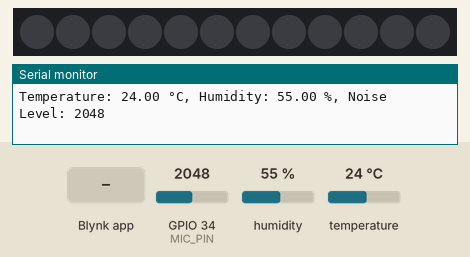
Simulated run of this sketch. Board: ESP32. On the bench: 12 RGB LEDs in strip order, left to right, the last lines printed to the serial monitor. The test bench sets the inputs (shaded band); at power-on: GPIO 34 (MIC_PIN) = 2048, humidity 55 %, temperature 24 °C. WiFi joins after 1.5 s; servers stay silent unless stated.

Above: at 3.0 s.
3.1 s: Blynk app writes 1 to V4
At 4.2 s:
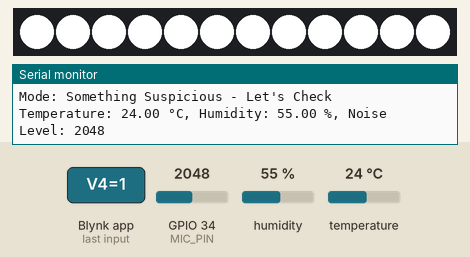
4.6 s: Blynk app writes 0 to V4
At 5.4 s:
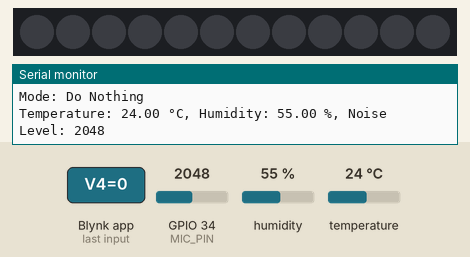
Timing chart, 0 to 7.6 s (numbered marks = the images above; inputs shaded):
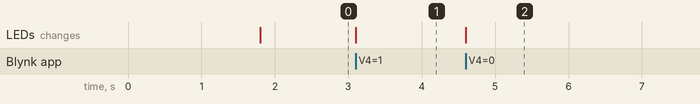

Measured:
- after the input at 3.1 s, the LEDs: change at once (image 1)
- after the input at 4.6 s, the LEDs: change at once (image 2)

The sketch:

Security_Box.ino
```cpp
/*
 *
 * Aquiring and Manifesting Sensoric Data
 *
  Security Box

This sketch is designed to monitor a smart home environment using an ESP32.
It reads data from a DHT22 sensor for temperature and humidity,
a microphone for noise levels, and controls a LED strip and speaker based on the sensor readings.
The system can be remotely controlled via the Blynk app.

  The circuit:
  * DHT22 sensor attached to pin 16
  * Microphone module attached to pin 34 (analog input)
  * LED strip (Neopixel) attached to pin 18
  * Speaker attached to pin 26

  Video link: https://www.youtube.com/watch?v=JnvoE2-8a28
  Created By:
  Oren Savich 207610668
  Rotem Peled 206463572
*/

#define BLYNK_TEMPLATE_ID           "TMPL6dYY_ps9I"
#define BLYNK_TEMPLATE_NAME         "Smart Home Monitor"
#define BLYNK_AUTH_TOKEN            "e7ksGpMNFkDH76EaV94XtTOZec7w7Zvi"

#define BLYNK_PRINT Serial

#include <WiFi.h>
#include <BlynkSimpleEsp32.h>
#include <DHT.h>
#include <Adafruit_NeoPixel.h>
#include <Adafruit_Sensor.h> // Include the Adafruit Unified Sensor library

char ssid[] = "RUNI-Wireless"; // Replace with your WiFi SSID
char pass[] = ""; // Replace with your WiFi Password

//char ssid[] = "Savich"; // Replace with your WiFi SSID
//char pass[] = "0509112343"; // Replace with your WiFi Password

#define DHTPIN 16
#define DHTTYPE DHT22
DHT dht(DHTPIN, DHTTYPE);

#define SPEAKER_PIN 26  // Define the pin for the speaker
#define LED_PIN 18      // Define the pin for the LED strip
#define NUM_LEDS 12     // Number of LEDs in the strip
#define MIC_PIN 34      // Define the pin for the microphone module

Adafruit_NeoPixel strip = Adafruit_NeoPixel(NUM_LEDS, LED_PIN, NEO_GRB + NEO_KHZ800);

BlynkTimer timer;

int currentMode = 0;
bool modeChanged = false;

void sendSensorData() {
  float humidity = dht.readHumidity();
  float temperature = dht.readTemperature();
  int noiseLevel = analogRead(MIC_PIN); // Read the analog value from the microphone

  // Debugging: Print sensor values to Serial Monitor
  Serial.print("Temperature: ");
  Serial.print(temperature);
  Serial.print(" °C, Humidity: ");
  Serial.print(humidity);
  Serial.print(" %, Noise Level: ");
  Serial.println(noiseLevel);

  Blynk.virtualWrite(V1, temperature);
  Blynk.virtualWrite(V2, humidity);
  Blynk.virtualWrite(V3, noiseLevel);
}

void playSound(int frequency, int duration) {
  tone(SPEAKER_PIN, frequency, duration);
  delay(duration);
  noTone(SPEAKER_PIN);
}

void setLEDColor(uint32_t color) {
  for (int i = 0; i < NUM_LEDS; i++) {
    strip.setPixelColor(i, color);
  }
  strip.show();
}

BLYNK_WRITE(V4) {
  int mode = param.asInt();
  if (mode != currentMode) {
    currentMode = mode;
    modeChanged = true;
  }
}

void setup() {
  Serial.begin(9600);
  Blynk.begin(BLYNK_AUTH_TOKEN, ssid, pass);
  dht.begin();
  strip.begin();
  strip.show(); // Initialize all pixels to 'off'

  timer.setInterval(1000L, sendSensorData); // Call sendSensorData every 1 second
}

void loop() {
  Blynk.run();
  timer.run();

  if (modeChanged) {
    modeChanged = false;
    switch (currentMode) {
      case 0:
        // Do Nothing
        Serial.println("Mode: Do Nothing");
        setLEDColor(strip.Color(0, 0, 0)); // Turn off the lights
        noTone(SPEAKER_PIN); // Ensure the speaker is off
        break;
      case 1:
        // Something Suspicious - Let's Check
        Serial.println("Mode: Something Suspicious - Let's Check");
        setLEDColor(strip.Color(255, 255, 255)); // White light
        break;
      case 2:
        // Something is Definitely Happening - Let's Do Something
        Serial.println("Mode: Something is Definitely Happening - Let's Do Something");
        setLEDColor(strip.Color(255, 0, 0)); // Red light
        break;
      case 3:
        // This is an Emergency - Call Help
        Serial.println("Mode: This is an Emergency - Call Help");
        break;
    }
  }

  switch (currentMode) {
    case 2:
      // Something is Definitely Happening - Let's Do Something
      for (int i = 0; i < 3; i++) {
        playSound(2000, 500); // Alarm sound
        delay(500);
      }
      break;
    case 3:
      // This is an Emergency - Call Help
      for (int i = 0; i < 5; i++) {
        playSound(3000, 200); // Crazy alarm sound
        if(i % 2 == 0) {
          setLEDColor(strip.Color(255, 0, 0)); // Red light
        } else {
          setLEDColor(strip.Color(0, 0, 255)); // Blue light
        }
        delay(200);
      }
      break;
  }
}
```
